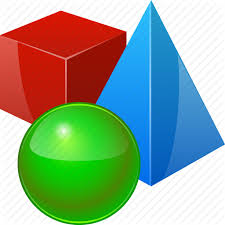
#> input picture 3d.jpeg, 225 x 225 px, given in place of the camera
$ jupyter execute optical_flow_opencv.ipynb
#> lines starting #> are read from the running program, lines starting #| are printed output that depends on the picture; after the words box and inside, x2 and y2 are one past the last pixel; in counts of white or black regions, pixels touching at a corner belong together
[cell 1]
import cv2
import numpy as np

cap = cv2.VideoCapture(0)

# params for shiTomasi corner detection
feature_params = dict(maxCorners = 100,
                      qualityLevel = 0.3,
                      minDistance = 7,
                      blockSize = 7 )

# parameters for lucas kanade for optical flow
lk_params = dict(winSize = (15, 15),
                 maxLevel = 2,
                 criteria = (cv2.TERM_CRITERIA_EPS | cv2.TERM_CRITERIA_COUNT, 10, 0.03)
                )

# create some random colors
color = np.random.randint(0, 255, (100, 3))

# Take first frame and find corners in it
ret, old_frame = cap.read()
#> old_frame is the input picture: shape (225, 225, 3); mean B, G, R 142.8, 165.5, 143
old_gray = cv2.cvtColor(old_frame, cv2.COLOR_BGR2GRAY)
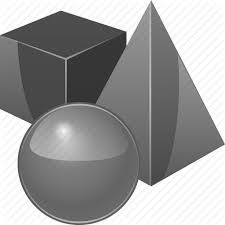
#> old_gray: shape (225, 225); min 37, max 255, mean 156.2
p0 = cv2.goodFeaturesToTrack(old_gray, mask=None, **feature_params)
#> p0 = [[30, 124], [140, 182], [124, 33], [65, 59], [150, 183], [67, 101]]

# Create mask image for drawing purpose
mask = np.zeros_like(old_frame)

while(1):
    ret, frame = cap.read()
    frame_gray = cv2.cvtColor(frame, cv2.COLOR_BGR2GRAY)

    # Calculate optical flow
    p1, st, err = cv2.calcOpticalFlowPyrLK(old_gray, frame_gray, p0, None, **lk_params)
#> p1 has the same summary as p0; st = [1, 1, 1, 1, 1, 1]; err = [0, 0, 0, 0, 0, 0]

    # select good points
    good_new = p1[st==1]
#> good_new has the same summary as p0
    good_old = p1[st==1]
#> good_old has the same summary as p0

    # draw the tracks
    for i, (new, old) in enumerate(zip(good_new, good_old)):
        a, b = new.ravel()
        c, d = old.ravel()
        mask = cv2.line(mask, (a, b), (c, d), color[i].tolist(), 2)
        frame = cv2.circle(frame, (a, b), 5, color[i].tolist(), -1)
#> this loop made 6 passes
#> (a, b, c, d) on passes 1 to 6: (30, 124, 30, 124), (140, 182, 140, 182), (124, 33, 124, 33), (65, 59, 65, 59), (150, 183, 150, 183), (67, 101, 67, 101)
#> pass 1, `frame = cv2.circle(frame, (a, b), 5, color[i].tolist(), -1)`:
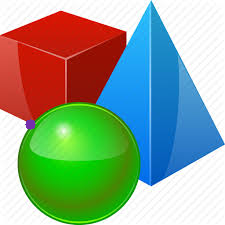
#> frame: shape (225, 225, 3); 0.16% of pixels changed, all inside (x1, y1, x2, y2) = (25, 119, 36, 130)
#> pass 2, `frame = cv2.circle(frame, (a, b), 5, color[i].tolist(), -1)`:
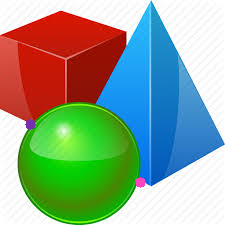
#> frame: shape (225, 225, 3); 0.16% of pixels changed, all inside (x1, y1, x2, y2) = (135, 177, 146, 188)
#> after the loop:
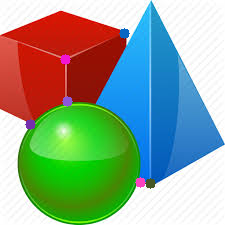
#> frame: shape (225, 225, 3); 0.64% of pixels changed, all inside (x1, y1, x2, y2) = (60, 28, 156, 189)
#> after the loop:
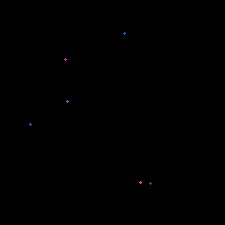
#> mask: shape (225, 225, 3); mean of channels 0, 1, 2 0.1, 0, 0.1; drawn as B, G, R

    img = cv2.add(frame, mask)

    cv2.imshow('frame', img)
    k = cv2.waitKey(60) & 0xff
#> (key Esc is pressed here)
    if k == 27:
        break

    # Now update the previous frame and previous poins
    old_gray = frame_gray.copy()
    p0 = good_new.reshape(-1, 1, 2)

cv2.destroyAllWindows()
cap.release()

[cell 2]
# Dense optical flow in openCV
import cv2
import numpy as np

cap = cv2.VideoCapture(0)
ret, frame1 = cap.read()
prvs = cv2.cvtColor(frame1, cv2.COLOR_BGR2GRAY)
hsv = np.zeros_like(frame1)
hsv[..., 1] = 255

while(1):
    ret, frame2 = cap.read()
    next = cv2.cvtColor(frame2, cv2.COLOR_BGR2GRAY)

    flow = cv2.calcOpticalFlowFarneback(prvs, next, None, 0.5, 3, 15, 3, 5, 1.2, 0)
    mag, ang = cv2.cartToPolar(flow[..., 0], flow[..., 1])
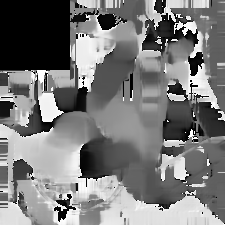
#> ang: shape (225, 225) float32; min 0, max 6.28, mean 3.01; drawn with min black and max white
    hsv[..., 0] = ang*180/np.pi/2
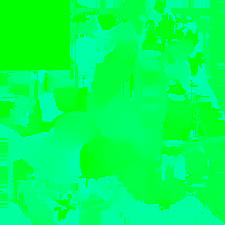
#> hsv: shape (225, 225, 3); mean of channels 0, 1, 2 85.8, 255, 0; drawn as B, G, R
    hsv[..., 2] = cv2.normalize(mag, None, 0, 255, cv2.NORM_MINMAX)
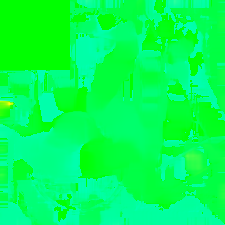
#> hsv: shape (225, 225, 3); 8.79% of pixels changed, all inside (x1, y1, x2, y2) = (0, 0, 225, 225); drawn as B, G, R
    rgb = cv2.cvtColor(hsv, cv2.COLOR_HSV2BGR)

    cv2.imshow('image', rgb)
    k = cv2.waitKey(60) & 0xff
#> (key Esc is pressed here)
    if k == 27:
        break

    elif k == ord('s'):
        cv2.imwrite('optical.png', frame2)
        cv2.imwrite('opticalhsv.png', rgb)

    prvs = next

cap.release()
cv2.destroyAllWindows()

$ run again, on 3dchess.png
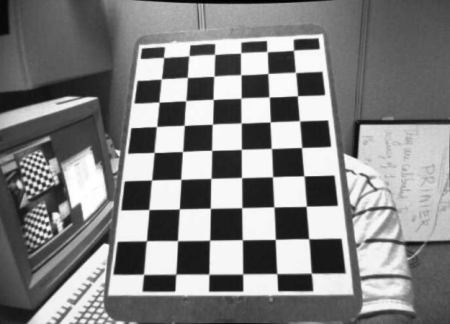
#> input picture 3dchess.png, 450 x 324 px, given in place of the camera
#> old_frame is the input picture: shape (324, 450, 3); min 0, max 255, mean 130.5
#> p0 = 100 rows, first 8: [301, 173], [208, 181], [177, 207], [180, 154], [271, 204], [273, 242], [210, 127], [268, 124]
#> p1 has the same summary as p0; st = 100 values from 1 to 1; err = 100 values from 0 to 0
#> good_new = 100 pairs, first value 44 to 342, second value 43 to 289
#> good_old has the same summary as good_new
#> the loop `for i, (new, old) in enumerate(zip(good_new, good_old)):` made 100 passes
#> (a, b, c, d) on passes 1 to 8: (301, 173, 301, 173), (208, 181, 208, 181), (177, 207, 177, 207), (180, 154, 180, 154), (271, 204, 271, 204), (273, 242, 273, 242), (210, 127, 210, 127), (268, 124, 268, 124)
#> after the loop `for i, (new, old) in enumerate(zip(good_new, good_old)):`:
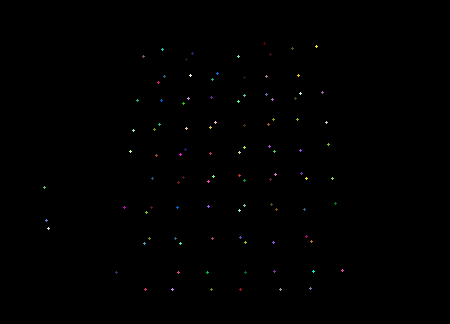
#> mask: shape (324, 450, 3); mean of channels 0, 1, 2 0.4, 0.4, 0.4; drawn as B, G, R
#> `hsv[..., 2] = cv2.normalize(mag, None, 0, 255, cv2.NORM_MINMAX)`:
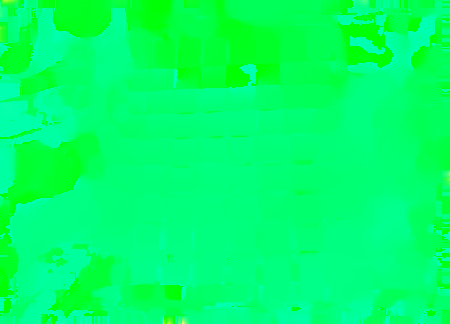
#> hsv: shape (324, 450, 3); mean of channels 0, 1, 2 105.4, 255, 0.3; drawn as B, G, R
